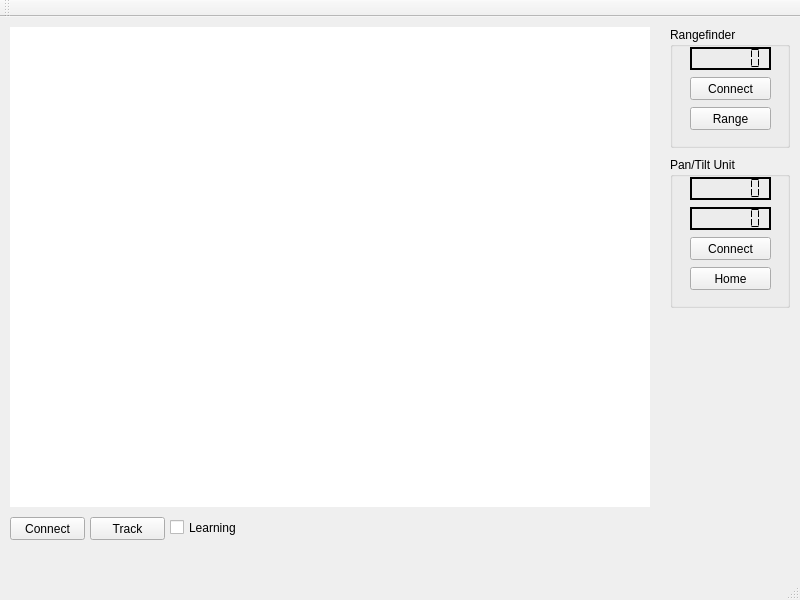
<?xml version="1.0" encoding="UTF-8"?>
<ui version="4.0">
 <class>main_windowClass</class>
 <widget class="QMainWindow" name="main_windowClass">
  <property name="geometry">
   <rect>
    <x>0</x>
    <y>0</y>
    <width>800</width>
    <height>600</height>
   </rect>
  </property>
  <property name="windowTitle">
   <string>TigerTracks</string>
  </property>
  <widget class="QWidget" name="centralWidget">
   <widget class="QPushButton" name="playPushButton">
    <property name="geometry">
     <rect>
      <x>10</x>
      <y>500</y>
      <width>75</width>
      <height>23</height>
     </rect>
    </property>
    <property name="text">
     <string>Connect</string>
    </property>
   </widget>
   <widget class="QPushButton" name="trackPushButton">
    <property name="geometry">
     <rect>
      <x>90</x>
      <y>500</y>
      <width>75</width>
      <height>23</height>
     </rect>
    </property>
    <property name="text">
     <string>Track</string>
    </property>
   </widget>
   <widget class="QGraphicsView" name="cameraView">
    <property name="geometry">
     <rect>
      <x>10</x>
      <y>10</y>
      <width>640</width>
      <height>480</height>
     </rect>
    </property>
    <property name="cursor" stdset="0">
     <cursorShape>CrossCursor</cursorShape>
    </property>
    <property name="frameShape">
     <enum>QFrame::NoFrame</enum>
    </property>
    <property name="verticalScrollBarPolicy">
     <enum>Qt::ScrollBarAlwaysOff</enum>
    </property>
    <property name="horizontalScrollBarPolicy">
     <enum>Qt::ScrollBarAlwaysOff</enum>
    </property>
    <property name="dragMode">
     <enum>QGraphicsView::NoDrag</enum>
    </property>
   </widget>
   <widget class="QGroupBox" name="groupBox">
    <property name="geometry">
     <rect>
      <x>670</x>
      <y>140</y>
      <width>120</width>
      <height>151</height>
     </rect>
    </property>
    <property name="title">
     <string>Pan/Tilt Unit</string>
    </property>
    <widget class="QLCDNumber" name="lcdTilt">
     <property name="geometry">
      <rect>
       <x>20</x>
       <y>50</y>
       <width>81</width>
       <height>23</height>
      </rect>
     </property>
     <property name="frameShape">
      <enum>QFrame::Box</enum>
     </property>
     <property name="frameShadow">
      <enum>QFrame::Plain</enum>
     </property>
     <property name="lineWidth">
      <number>2</number>
     </property>
     <property name="digitCount">
      <number>6</number>
     </property>
     <property name="segmentStyle">
      <enum>QLCDNumber::Flat</enum>
     </property>
     <property name="value" stdset="0">
      <double>0.000000000000000</double>
     </property>
    </widget>
    <widget class="QPushButton" name="connectPTUButton">
     <property name="geometry">
      <rect>
       <x>20</x>
       <y>80</y>
       <width>81</width>
       <height>23</height>
      </rect>
     </property>
     <property name="text">
      <string>Connect</string>
     </property>
    </widget>
    <widget class="QLCDNumber" name="lcdPan">
     <property name="geometry">
      <rect>
       <x>20</x>
       <y>20</y>
       <width>81</width>
       <height>23</height>
      </rect>
     </property>
     <property name="frameShape">
      <enum>QFrame::Box</enum>
     </property>
     <property name="frameShadow">
      <enum>QFrame::Plain</enum>
     </property>
     <property name="lineWidth">
      <number>2</number>
     </property>
     <property name="digitCount">
      <number>6</number>
     </property>
     <property name="segmentStyle">
      <enum>QLCDNumber::Flat</enum>
     </property>
     <property name="value" stdset="0">
      <double>0.000000000000000</double>
     </property>
    </widget>
    <widget class="QPushButton" name="homePushButton">
     <property name="geometry">
      <rect>
       <x>20</x>
       <y>110</y>
       <width>81</width>
       <height>23</height>
      </rect>
     </property>
     <property name="text">
      <string>Home</string>
     </property>
    </widget>
   </widget>
   <widget class="QGroupBox" name="groupBox_2">
    <property name="geometry">
     <rect>
      <x>670</x>
      <y>10</y>
      <width>120</width>
      <height>121</height>
     </rect>
    </property>
    <property name="title">
     <string>Rangefinder</string>
    </property>
    <widget class="QLCDNumber" name="lcdRange">
     <property name="geometry">
      <rect>
       <x>20</x>
       <y>20</y>
       <width>81</width>
       <height>23</height>
      </rect>
     </property>
     <property name="frameShape">
      <enum>QFrame::Box</enum>
     </property>
     <property name="frameShadow">
      <enum>QFrame::Plain</enum>
     </property>
     <property name="lineWidth">
      <number>2</number>
     </property>
     <property name="digitCount">
      <number>6</number>
     </property>
     <property name="segmentStyle">
      <enum>QLCDNumber::Flat</enum>
     </property>
     <property name="value" stdset="0">
      <double>0.000000000000000</double>
     </property>
    </widget>
    <widget class="QPushButton" name="connectRFButton">
     <property name="geometry">
      <rect>
       <x>20</x>
       <y>50</y>
       <width>81</width>
       <height>23</height>
      </rect>
     </property>
     <property name="text">
      <string>Connect</string>
     </property>
    </widget>
    <widget class="QPushButton" name="rangePushButton">
     <property name="geometry">
      <rect>
       <x>20</x>
       <y>80</y>
       <width>81</width>
       <height>23</height>
      </rect>
     </property>
     <property name="text">
      <string>Range</string>
     </property>
    </widget>
   </widget>
   <widget class="QCheckBox" name="learningCheckBox">
    <property name="geometry">
     <rect>
      <x>170</x>
      <y>500</y>
      <width>70</width>
      <height>21</height>
     </rect>
    </property>
    <property name="text">
     <string>Learning</string>
    </property>
   </widget>
  </widget>
  <widget class="QMenuBar" name="menuBar">
   <property name="geometry">
    <rect>
     <x>0</x>
     <y>0</y>
     <width>800</width>
     <height>21</height>
    </rect>
   </property>
  </widget>
  <widget class="QToolBar" name="mainToolBar">
   <attribute name="toolBarArea">
    <enum>TopToolBarArea</enum>
   </attribute>
   <attribute name="toolBarBreak">
    <bool>false</bool>
   </attribute>
  </widget>
  <widget class="QStatusBar" name="statusBar"/>
 </widget>
 <layoutdefault spacing="6" margin="11"/>
 <resources>
  <include location="main_window.qrc"/>
 </resources>
 <connections/>
</ui>
